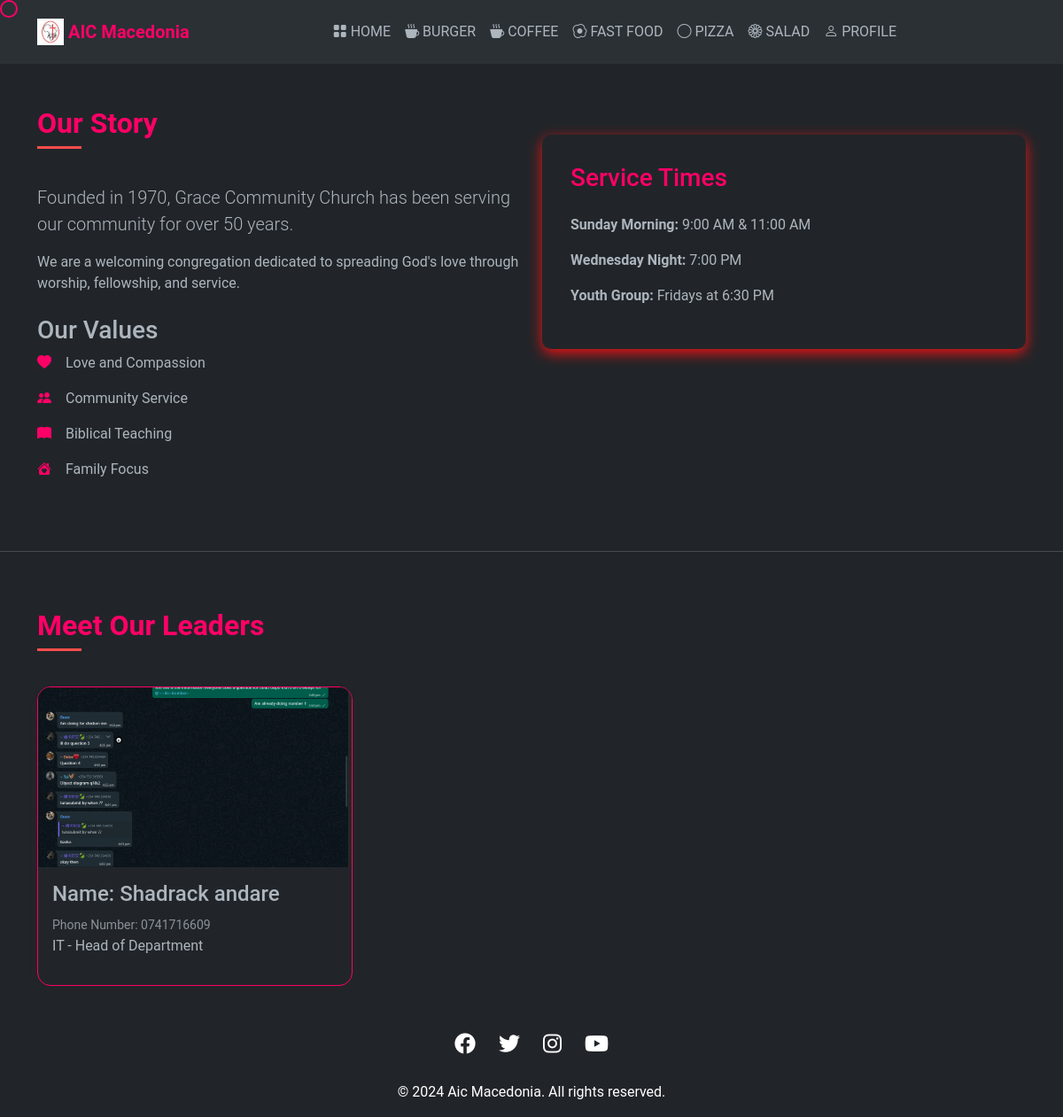
Screenshot of /about/ (signed in) with the database file from the repository.
### member/models.py (models this page shows, shortened)
class ChurchLeader(models.Model):
    name = models.CharField(max_length=255)
    number = models.IntegerField()
    profile_pic = models.ImageField(upload_to='leader-profile-pics')
    department = models.CharField(max_length=255)
    specification = models.CharField(max_length=255, default='Head of Department')

### member/views.py (the view, shortened to what this page needs)
# urls.py: path('about/', About.as_view(), name='about'),
class About(View):
	def get(self, request):
		leaders = ChurchLeader.objects.all()
		context = {
			'leaders': leaders,
		}
		return render(request, 'member/about.html', context=context)

### member/templates/member/about.html (shortened to what this page needs)
{% extends 'member/base.html' %}
{% block content %}
<section class="about-section py-5" id="about">
  <div class="container">
    <div class="row">
      <div class="col-lg-6">
        <h2 class="section-title">Our Story</h2>
        <p class="lead">Founded in 1970, Grace Community Church has been serving our community for over 50 years.</p>
        <p>We are a welcoming congregation dedicated to spreading God's love through worship, fellowship, and service.
        </p>
        <div class="mt-4">
          <h3>Our Values</h3>
          <ul class="values-list">
            <li><i class="bi bi-heart-fill"></i> Love and Compassion</li>
            <li><i class="bi bi-people-fill"></i> Community Service</li>
            <li><i class="bi bi-book-fill"></i> Biblical Teaching</li>
            <li><i class="bi bi-house-heart-fill"></i> Family Focus</li>
          </ul>
        </div>
      </div>
      <div class="col-lg-6">
        <div class="schedule-card">
          <h3>Service Times</h3>
          <ul class="list-unstyled">
            <li><strong>Sunday Morning:</strong> 9:00 AM & 11:00 AM</li>
            <li><strong>Wednesday Night:</strong> 7:00 PM</li>
            <li><strong>Youth Group:</strong> Fridays at 6:30 PM</li>
          </ul>
        </div>
      </div>
    </div>
  </div>
</section>
<hr>
<section class="leaders-section py-5" id="leaders">
  <div class="container">
    <div class="row">
      <div class="col-lg-12">
        <h2 class="section-title">Meet Our Leaders</h2>
      </div>
    </div>
    <div class="row">
      {% for leaders in leaders %}
      <div class="col-sm-10 col-md-4 col lg-4">
        <div class="card"><img src="{{leaders.profile_pic.url}}" alt="{{leaders.name}}">
          <div class="card-body">
            <h4>Name:
              {{leaders.name}}
            </h4>
            <small class=" text-muted">Phone Number: 0{{leaders.number}}</small>
            <p>{{leaders.department}} - {{leaders.specification}}</p>
          </div>
        </div>
      </div>
      {% endfor %}
    </div>
  </div>
</section>
{% endblock content %}

### static/assets/css/styles.css (style rules this page uses)
:root { --primary-color: #ff0066; --secondary-color: #ff4d4d; --hover-bg: rgba(255, 0, 102, 0.1); }
.card { border-color: #ff0066; border-radius: 15px; overflow: hidden; box-shadow: 0 5px 15px rgba(177, 5, 5, 0.027); transition: transform 0.3s ease, box-shadow 0.3s ease; }
.schedule-card { padding: 2rem; border-radius: 10px; box-shadow: 0 5px 15px rgba(250, 18, 18, 0.925); margin-top: 2rem; }
.schedule-card h3 { color: var(--primary-color); margin-bottom: 1.5rem; }
.schedule-card li { margin-bottom: 1rem; }
.values-list { list-style: none; padding: 0; }
.values-list li { margin-bottom: 1rem; display: flex; align-items: center; }
.values-list i { color: var(--primary-color); margin-right: 1rem; }
body { font-family: "Roboto", sans-serif; cursor: none; }
.section-title { margin-bottom: 50px; color: var(--primary-color); font-weight: 700; position: relative; display: inline-block; }
.section-title::after { content: ""; position: absolute; bottom: -10px; left: 0; width: 50px; height: 3px; background-color: var(--secondary-color); }

### rows the page displays
ChurchLeader: profile_pic (picture), name "Shadrack andare", number "741716609", department "IT", specification "Head of Department"
